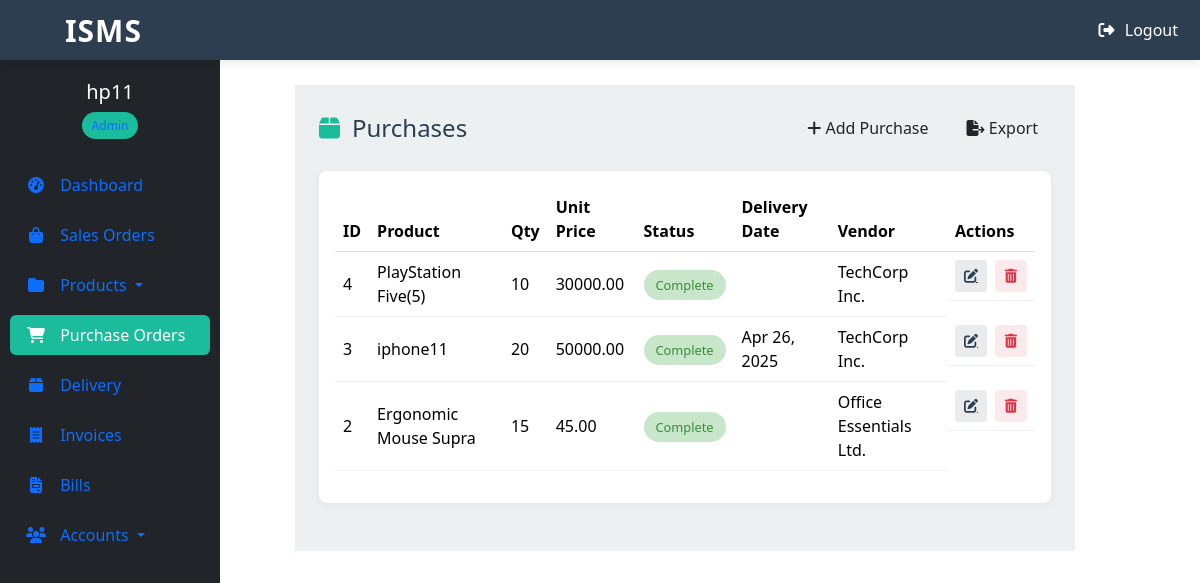
Page /transactions/purchases/ (signed in) on the committed database.
### transactions/models.py (models this page shows, shortened)
class Purchase(models.Model):
    DELIVERY_STATUS = [
        ('P', 'Pending'),
        ('S', 'Shipped'),
        ('D', 'Delivered'),
        ('C', 'Cancelled')
    ]
    item = models.ForeignKey(
        Item,
        on_delete=models.CASCADE,
        related_name="purchases"
    )
    vendor = models.ForeignKey(
        Vendor,
        on_delete=models.PROTECT,
        related_name="vendor_purchases"
    )
    slug = models.SlugField(
        unique=True,
        blank=True,
        max_length=100  # Added max length
    )
    order_date = models.DateTimeField(auto_now_add=True)
    delivery_date = models.DateTimeField(null=True, blank=True)
    quantity = models.PositiveIntegerField(
        validators=[MinValueValidator(1)]
    )
    unit_price = models.DecimalField(
        max_digits=10,
        decimal_places=2,
        validators=[MinValueValidator(Decimal('0.01'))]
    )
    total_cost = models.DecimalField(
        max_digits=10,
        decimal_places=2,
        editable=False
    )
    status = models.CharField(
        max_length=1,
        choices=DELIVERY_STATUS,
        default='P'
    )
    notes = models.TextField(blank=True, null=True)
    class Meta:
        ordering = ['-order_date']
        indexes = [
            models.Index(fields=['vendor']),
            models.Index(fields=['status']),
            models.Index(fields=['order_date']),
        ]

### store/models.py (models this page shows, shortened)
class Item(models.Model):
    name = models.CharField(max_length=50, verbose_name="Item Name")
    slug = AutoSlugField(unique=True, populate_from='name', verbose_name="Slug")
    description = models.TextField(max_length=256, verbose_name="Item Description")
    image = ProcessedImageField(
        default=None,
        upload_to='item_image/%Y/%m/%d/',
        processors=[ResizeToFill(200, 200)],
        format='JPEG',
        options={'quality': 100},
        blank=True,
        null=True
    )
    category = models.ForeignKey(Category, on_delete=models.CASCADE, verbose_name="Category")
    quantity = models.PositiveIntegerField(default=0, verbose_name="Available Quantity")
    price = models.DecimalField(max_digits=10, decimal_places=2,
                                validators=[MinValueValidator(0.01)], verbose_name="Unit Price")
    expiring_date = models.DateTimeField(blank=True, null=True, verbose_name="Expiration Date")
    vendor = models.ForeignKey(Vendor, on_delete=models.SET_NULL, null=True, verbose_name="Vendor")
    class Meta:
        ordering = ['name']
        verbose_name = "Item"
        verbose_name_plural = "Items"
        indexes = [
            models.Index(fields=['slug']),
            models.Index(fields=['category']),
        ]

### accounts/models.py (models this page shows, shortened)
class Vendor(models.Model):
    name = models.CharField(
        max_length=100,
        verbose_name=_('Vendor Name'),
        unique=True
    )
    slug = models.SlugField(
        unique=True,
        editable=True,
        help_text=_('URL-friendly version of the name'),
        blank=True,  # Allow blank initially
        null=False,  # Don't allow null
        default='',  # Default empty string to avoid migration issues
    )
    phone_number = PhoneNumberField(
        blank=True,
        null=True,
        verbose_name=_('Contact Number')
    )
    address = models.TextField(
        blank=True,
        null=True,
        verbose_name=_('Business Address')
    )
    website = models.URLField(
        blank=True,
        null=True,
        verbose_name=_('Website URL')
    )
    is_active = models.BooleanField(
        default=True,
        verbose_name=_('Active Vendor')
    )
    created_at = models.DateTimeField(auto_now_add=True)
    updated_at = models.DateTimeField(auto_now=True)
    class Meta:
        ordering = ['name']
        verbose_name = _('Vendor')
        verbose_name_plural = _('Vendors')

### transactions/views.py (the view)
# urls.py: path('purchases/', PurchaseListView.as_view(), name='purchase-list'),
class PurchaseListView(LoginRequiredMixin, ListView):
    model = Purchase
    template_name = "transactions/purchase_list.html"  # Singular for consistency
    context_object_name = "purchases"
    paginate_by = 10
    ordering = ['-order_date']  # Added ordering (newest first by default)
    def get_queryset(self):
        return Purchase.objects.select_related('item', 'vendor').all()

### transactions/templates/transactions/purchase_list.html (shortened to what this page needs)
{% extends "base.html" %}
{% block content %}
<div class="purchases-management-container" style="margin-right: 100px; margin-left: 50px;">
    <div class="purchases-header-row">
        <div class="purchases-title-wrapper">
            <h2 class="purchases-page-title">
                <i class="fas fa-box"></i> Purchases
            </h2>
        </div>
        <div class="purchases-actions-wrapper">
            <a href="{% url 'transactions:purchase-create' %}" class="btn btn-add-purchase">
                <i class="fas fa-plus"></i> Add Purchase
            </a>
            <a href="{% url 'transactions:purchase-export' %}" class="btn btn-export-purchases">
                <i class="fas fa-file-export"></i> Export
            </a>
        </div>
    </div>
    <div class="purchases-table-container">
        <div class="table-responsive">
            <table class="table purchases-data-table">
                <thead class="purchases-table-header">
                    <tr>
                        <th>ID</th>
                        <th>Product</th>
                        <th>Qty</th>
                        <th>Unit Price</th>
                        <th>Status</th>
                        <th>Delivery Date</th>
                        <th>Vendor</th>
                        <th>Actions</th>
                    </tr>
                </thead>
                <tbody>
                    {% for purchase in purchases %}
                    <tr class="purchases-table-row">
                        <td>{{ purchase.id }}</td>
                        <td>{{ purchase.item.name }}</td>
                        <td>{{ purchase.quantity }}</td>
                        <td>{{ purchase.unit_price }}</td>
                        <td>
                            <span class="status-badge {% if purchase.delivery_status == 'P' %}status-pending{% else %}status-complete{% endif %}">
                                {% if purchase.delivery_status == 'P' %}Pending{% else %}Complete{% endif %}
                            </span>
                        </td>
                        <td>{{ purchase.delivery_date|date:"M d, Y" }}</td>
                        <td>{{ purchase.vendor.name }}</td>
                        <td class="action-buttons">
                            <a href="{% url 'transactions:purchase-update' purchase.id %}" class="btn-action btn-edit" title="Edit">
                                <i class="fas fa-edit"></i>
                            </a>
                            <a href="{% url 'transactions:purchase-delete' purchase.id %}" class="btn-action btn-delete" title="Delete">
                                <i class="fas fa-trash-alt"></i>
                            </a>
                        </td>
                    </tr>
                    {% endfor %}
                </tbody>
            </table>
        </div>
    </div>
</div>
{% endblock content %}

### templates/base.html (shortened to what this page needs)
<!DOCTYPE html>
{% load static %}
{% load crispy_forms_tags %}
<html lang="en">
<head>
    <link rel="stylesheet" href="{% static 'inventory_managment_system/css/styles_one.css' %}">
    <link href="https://cdn.jsdelivr.net/npm/bootstrap@5.3.3/dist/css/bootstrap.min.css" rel="stylesheet">
    <link rel="stylesheet" href="https://cdnjs.cloudflare.com/ajax/libs/font-awesome/6.5.0/css/all.min.css">
</head>
<body>
    <nav class="navbar navbar-expand-md navbar-dark fixed-top">
        <div class="container-fluid">
            <a class="navbar-brand" style="font-size: 30px; padding-left: 4.5%;" href="{% url 'store:dashboard' %}">
                ISMS
            </a>
            <div class="collapse navbar-collapse" id="navbarToggle">
                <ul class="navbar-nav ms-auto">
                    {% if request.user.is_authenticated %}
                    <li class="nav-item">
                        <form method="POST" action="{% url 'accounts:logout' %}" style="display: inline;">
                            <button type="submit" class="btn btn-link nav-link text-white" style="padding: 0; border: none;">
                                <i class="fas fa-sign-out-alt me-1"></i> Logout
                            </button>
                        </form>
                    </li>
                    {% endif %}
                </ul>
            </div>
        </div>
    </nav>
    {% if request.user.is_authenticated %}
    <div class="sidebar">
        <div class="sidebar-header">
            <a href="{% url 'accounts:profile' %}" class="text-decoration-none">
                <h5>{{ request.user.username }}</h5>
                <span class="user-badge">
                    {% if request.user.profile.role == 'AD' %} Admin
                    {% elif request.user.profile.role == 'EX' %} Executive
                    {% else %} Operative {% endif %}
                </span>
            </a>
        </div>
        <ul class="nav flex-column">
            <li class="nav-item">
                <a class="nav-link {% if request.resolver_match.url_name == 'dashboard' %}active{% endif %}" href="{% url 'store:dashboard' %}">
                    <i class="fas fa-tachometer-alt"></i> Dashboard
                </a>
            </li>
            <li class="nav-item">
                <a class="nav-link {% if request.resolver_match.url_name == 'sale-list' %}active{% endif %}" href="{% url 'transactions:sale-list' %}">
                    <i class="fas fa-shopping-bag"></i> Sales Orders
                </a>
            </li>
            <li class="nav-item dropdown">
                <a class="nav-link dropdown-toggle {% if request.resolver_match.url_name in 'product-list category-list' %}active{% endif %}" href="#" id="productsDropdown" data-bs-toggle="dropdown">
                    <i class="fas fa-folder"></i> Products
                </a>
            </li>
            <li class="nav-item">
                <a class="nav-link {% if request.resolver_match.url_name == 'purchase-list' %}active{% endif %}" href="{% url 'transactions:purchase-list' %}">
                    <i class="fas fa-shopping-cart"></i> Purchase Orders
                </a>
            </li>
            <li class="nav-item">
                <a class="nav-link {% if request.resolver_match.url_name == 'deliveries' %}active{% endif %}" href="{% url 'store:deliveries' %}">
                    <i class="fas fa-box"></i> Delivery
                </a>
            </li>
            <li class="nav-item">
                <a class="nav-link {% if request.resolver_match.url_name == 'invoice-list' %}active{% endif %}" href="{% url 'invoice:invoice-list' %}">
                    <i class="fas fa-receipt"></i> Invoices
                </a>
            </li>
            <li class="nav-item">
                <a class="nav-link {% if request.resolver_match.url_name == 'bill-list' %}active{% endif %}" href="{% url 'bills:bill-list' %}">
                    <i class="fas fa-file-invoice"></i> Bills
                </a>
            </li>
            <li class="nav-item dropdown">
                <a class="nav-link dropdown-toggle {% if request.resolver_match.url_name in 'profile-list customer-list vendor-list' %}active{% endif %}" href="#" id="accountsDropdown" data-bs-toggle="dropdown">
                    <i class="fas fa-users"></i> Accounts
                </a>
            </li>
        </ul>
    </div>
    {% endif %}
    <div class="content">
        {% block content %}
        {% endblock content %}
    </div>
</body>
</html>

### rows in the picture
Purchase: id "4", item.name "PlayStation Five(5)", quantity "10", unit_price "30000.00", vendor.name "TechCorp Inc."
Purchase: id "3", item.name "iphone11", quantity "20", unit_price "50000.00", delivery_date "Apr 26, 2025", vendor.name "TechCorp Inc."
Purchase: id "2", item.name "Ergonomic Mouse Supra", quantity "15", unit_price "45.00", vendor.name "Office Essentials Ltd."

### other values in the picture
{{ request.user.username }} "hp11"
